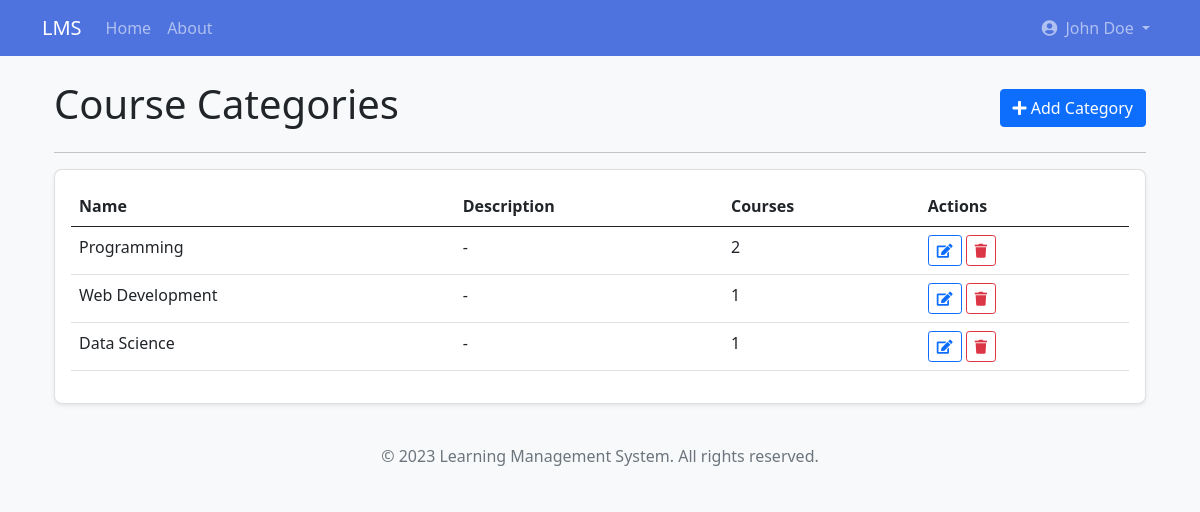
Screenshot of /instructor/categories (signed in) with the database file from the repository.
### app/models/user.py (models this page shows, shortened)
class User(db.Model, UserMixin):
    id = db.Column(db.Integer, primary_key=True)
    username = db.Column(db.String(50), unique=True, nullable=False)
    email = db.Column(db.String(120), unique=True, nullable=False)
    password = db.Column(db.String(60), nullable=False)
    first_name = db.Column(db.String(50), nullable=False)
    last_name = db.Column(db.String(50), nullable=False)
    role = db.Column(db.String(20), nullable=False)
    created_at = db.Column(db.DateTime, default=datetime.utcnow)
    last_login = db.Column(db.DateTime, nullable=True)
    is_active = db.Column(db.Boolean, default=True)
    is_email_verified = db.Column(db.Boolean, default=False)
    profile = db.relationship(
        'UserProfile', backref='user', uselist=False, cascade='all, delete-orphan')
    courses_teaching = db.relationship(
        'Course', backref='instructor', lazy=True)
    enrollments = db.relationship('Enrollment', backref='student', lazy=True)
    parent_of = db.relationship('ParentStudent',
                                foreign_keys='ParentStudent.parent_id',
                                backref='parent', lazy=True)

class CourseCategory(db.Model):
    id = db.Column(db.Integer, primary_key=True)
    name = db.Column(db.String(50), nullable=False, unique=True)
    description = db.Column(db.Text, nullable=True)
    courses = db.relationship('Course', backref='category', lazy=True)

### app/routes/instructor.py (the view)
@instructor.route('/categories', methods=['GET'])
@login_required
@instructor_required
def categories():
    categories = CourseCategory.query.all()
    return render_template('instructor/categories.html', categories=categories)

### app/models/user.py (called while the page is built)
@login_manager.user_loader
def load_user(user_id):
    return User.query.get(int(user_id))

### app/routes/instructor.py (called while the page is built)
def instructor_required(f):
    @wraps(f)
    def decorated_function(*args, **kwargs):
        if not current_user.is_authenticated or current_user.role != UserRole.INSTRUCTOR:
            flash('You do not have permission to access this page.', 'danger')
            return redirect(url_for('main.index'))
        return f(*args, **kwargs)
    return decorated_function

### app/templates/instructor/categories.html (shortened to what this page needs)
{% extends "base.html" %}
{% block content %}
<div class="container mt-4">
    <div class="d-flex justify-content-between align-items-center mb-3">
        <h1>Course Categories</h1>
        <button type="button" class="btn btn-primary" data-bs-toggle="modal" data-bs-target="#addCategoryModal">
            <i class="fas fa-plus"></i> Add Category
        </button>
    </div>
    <hr>
    <div class="row">
        <div class="col-md-12">
            <div class="card">
                <div class="card-body">
                    {% if categories %}
                        <div class="table-responsive">
                            <table class="table table-hover">
                                <thead>
                                    <tr>
                                        <th>Name</th>
                                        <th>Description</th>
                                        <th>Courses</th>
                                        <th>Actions</th>
                                    </tr>
                                </thead>
                                <tbody>
                                    {% for category in categories %}
                                        <tr>
                                            <td>{{ category.name }}</td>
                                            <td>{{ category.description or '-' }}</td>
                                            <td>{{ category.courses|length }}</td>
                                            <td>
                                                <button type="button" class="btn btn-sm btn-outline-primary edit-category"
                                                        data-id="{{ category.id }}"
                                                        data-name="{{ category.name }}"
                                                        data-description="{{ category.description or '' }}"
                                                        data-bs-toggle="modal" data-bs-target="#editCategoryModal">
                                                    <i class="fas fa-edit"></i>
                                                </button>
                                                <button type="button" class="btn btn-sm btn-outline-danger"
                                                        data-bs-toggle="modal" data-bs-target="#deleteCategoryModal"
                                                        data-id="{{ category.id }}"
                                                        data-name="{{ category.name }}">
                                                    <i class="fas fa-trash"></i>
                                                </button>
                                            </td>
                                        </tr>
                                    {% endfor %}
                                </tbody>
                            </table>
                        </div>
                    {% else %}
                        <div class="alert alert-info">
                            <i class="fas fa-info-circle"></i> No categories found. Add your first category to organize your courses.
                        </div>
                    {% endif %}
                </div>
            </div>
        </div>
    </div>
</div>
{% endblock %}

### app/templates/base.html (shortened to what this page needs)
<!DOCTYPE html>
<html lang="en">
<head>
    <link href="https://cdn.jsdelivr.net/npm/bootstrap@5.1.0/dist/css/bootstrap.min.css" rel="stylesheet">
    <link rel="stylesheet" href="https://cdnjs.cloudflare.com/ajax/libs/font-awesome/5.15.4/css/all.min.css">
    <link rel="stylesheet" href="{{ url_for('static', filename='css/style.css') }}">
</head>
<body {% if current_user.is_authenticated %}
      data-user-role="{{ current_user.role }}"
      data-admin-dashboard-url="{{ url_for('admin.dashboard', _external=True) }}"
      data-instructor-dashboard-url="{{ url_for('instructor.dashboard', _external=True) }}"
      data-student-dashboard-url="{{ url_for('student.dashboard', _external=True) }}"
      data-parent-dashboard-url="{{ url_for('parent.dashboard', _external=True) }}"
      data-guest-dashboard-url="{{ url_for('guest.dashboard', _external=True) }}"
      {% endif %}>
    <nav class="navbar navbar-expand-lg navbar-dark bg-primary">
        <div class="container">
            <a class="navbar-brand" href="{{ url_for('main.index') }}">LMS</a>
            <div class="collapse navbar-collapse" id="navbarNav">
                <ul class="navbar-nav me-auto">
                    <li class="nav-item">
                        <a class="nav-link" href="{{ url_for('main.index') }}">Home</a>
                    </li>
                    <li class="nav-item">
                        <a class="nav-link" href="{{ url_for('main.about') }}">About</a>
                    </li>
                </ul>
                <ul class="navbar-nav">
                    {% if current_user.is_authenticated %}
                        <li class="nav-item dropdown">
                            <a class="nav-link dropdown-toggle" href="#" id="navbarDropdown" role="button" data-bs-toggle="dropdown" aria-expanded="false">
                                {% if current_user.profile and current_user.profile.profile_picture %}
                                <img src="{{ url_for('static', filename='uploads/profile/' + current_user.profile.profile_picture) }}"
                                     class="rounded-circle me-1" alt="Profile" style="width: 24px; height: 24px; object-fit: cover;">
                                {% else %}
                                <i class="fas fa-user-circle me-1"></i>
                                {% endif %}
                                {{ current_user.first_name }} {{ current_user.last_name }}
                            </a>
                        </li>
                    {% endif %}
                </ul>
            </div>
        </div>
    </nav>
    <div class="container mt-4">
        {% block content %}{% endblock %}
    </div>
    <footer class="footer mt-auto py-3 bg-light">
        <div class="container text-center">
            <span class="text-muted">&copy; 2023 Learning Management System. All rights reserved.</span>
        </div>
    </footer>
</body>
</html>

### app/static/css/style.css (style rules this page uses)
body { font-family: 'Segoe UI', Tahoma, Geneva, Verdana, sans-serif; background-color: #f8f9fa; }
.card { border-radius: 0.5rem; box-shadow: 0 0.125rem 0.25rem rgba(0, 0, 0, 0.075); margin-bottom: 1.5rem; }
.navbar-dark.bg-primary { background-color: #4e73df !important; }
.footer { position: relative; margin-top: 2rem; }

### rows the page displays
User: first_name "John", last_name "Doe"
CourseCategory: name "Programming", description "-", courses|length "2"
CourseCategory: name "Web Development", description "-", courses|length "1"
CourseCategory: name "Data Science", description "-", courses|length "1"
